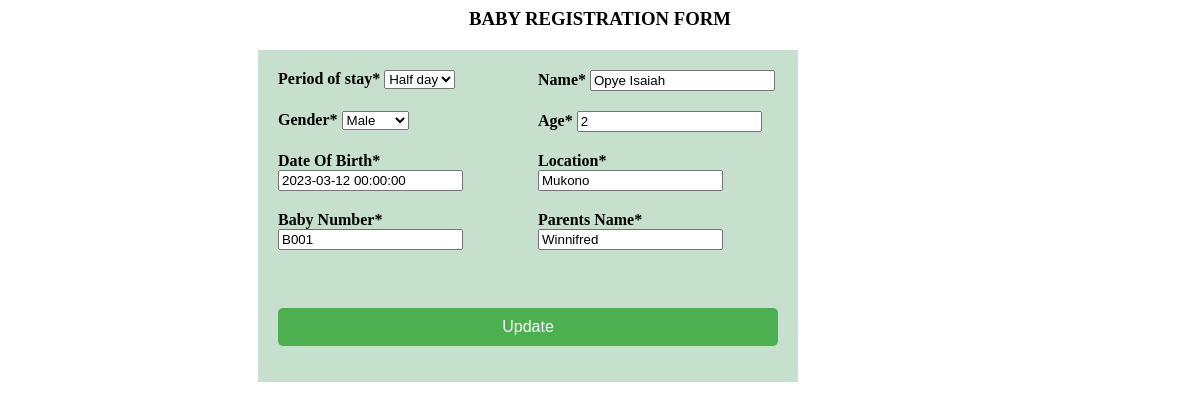
The app's page /baby_edit/1/, older data.
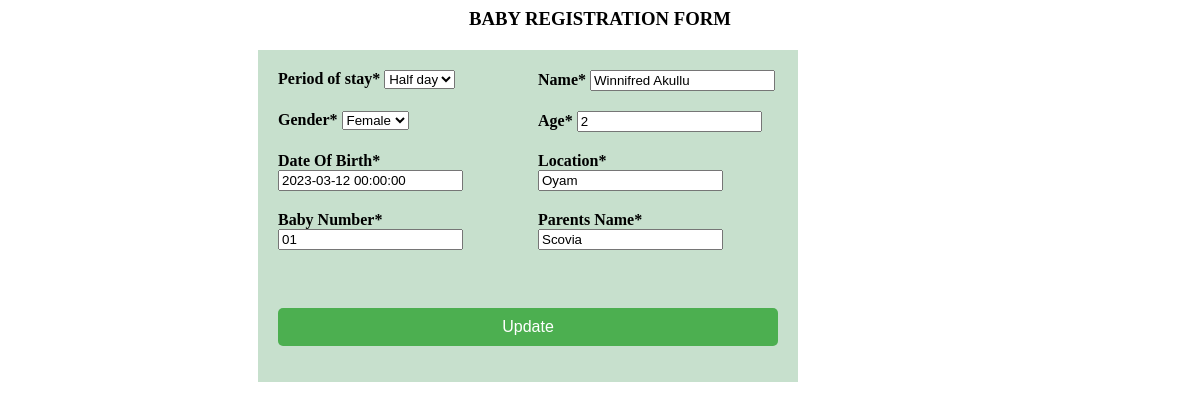
The same page, newer data.
### myapp/models.py (models this page shows, shortened)
class Categorystay(models.Model):
    name = models.CharField(max_length=50, null=True,blank=True)
    def __str__(self):
        return self.name

class RegisterBaby(models.Model):
    GENDER_CHOICES = (
         ('male', 'Male'),
        ('female', 'Female'),
     )
    Period_of_stay = models.ForeignKey(Categorystay, on_delete=models.CASCADE)
    name = models.CharField(max_length=200)
    gender = models.CharField(max_length=10,choices=GENDER_CHOICES)
    age = models.IntegerField(default=0)
    Date_Of_Birth = models.DateTimeField()
    location = models.CharField(max_length=100)
    Baby_Number = models.CharField(max_length=200,default=0)
    Parents_Name = models.CharField(max_length=200)

### myapp/views.py (the view)
# urls.py: path('baby_edit/<int:id>/', views.baby_edit, name='baby_edit'),
def baby_edit(request, id):
    baby = get_object_or_404(RegisterBaby, id=id)
    if request.method == 'POST':
       form = Babyreg_form(request.POST, instance=baby)
       if form.is_valid():
           form.save()
           return redirect(reverse('read', kwargs={'id': id}))
    else:
        form = Babyreg_form(instance=baby)
    return render(request, 'babies/baby_edit.html', {'form': form, 'baby': baby})

### myapp/forms.py
class Babyreg_form(forms.ModelForm):
    class Meta:
        model = RegisterBaby
        fields = '__all__'
        widgets = {
            'Time_In': forms.DateTimeInput(attrs={'type': 'datetime-local'}),}

### myapp/templates/babies/baby_edit.html (shortened to what this page needs)
{% load static %}
{% load crispy_forms_tags %}
{% block content %}
<h3 class="text-center" style="font-family: 'Times New Roman', Times, serif; text-align: center;" >BABY REGISTRATION FORM</h3>
<div class="container_form">
    <form method="POST" class="babereg-form">
        {{ form|crispy }}
        <br>
        <button type="submit" class="btn btn-primary">Update</button>
    </form>
</div>
{% endblock %}

Row changes from the older to the newer data that the page shows:
changed RegisterBaby "Half day": gender "Male" → "Female"; location "Mukono" → "Oyam"; Baby_Number "B001" → "01"; Parents_Name "Winnifred" → "Scovia"
changed through a linked row, Categorystay: name "Opye Isaiah" → "Winnifred Akullu"
